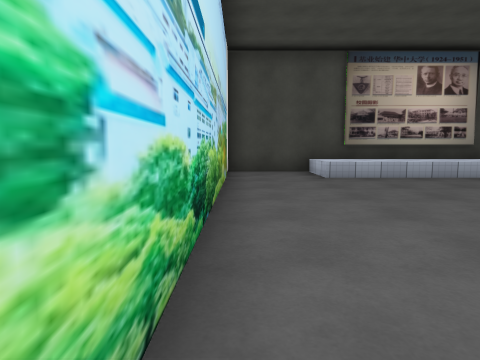
view 1 (above)

24 first-person views from a walk through a 3-D level made in the Unity game engine. The camera is 1.2 m above the floor, tilts 6° down and sees 75° across. The floor is counted in squares, 1.8 m on a side. Each view is taken from the middle of a square. On the plan, view 1 faces up. The plan holds only what a view shows up to about 10 squares ahead; the rest is blank. The place goes on beyond the plan. The player character is not drawn. Some surface patterns are stand-ins.

view 2
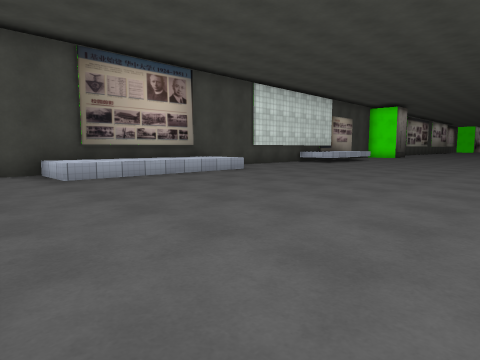

view 3
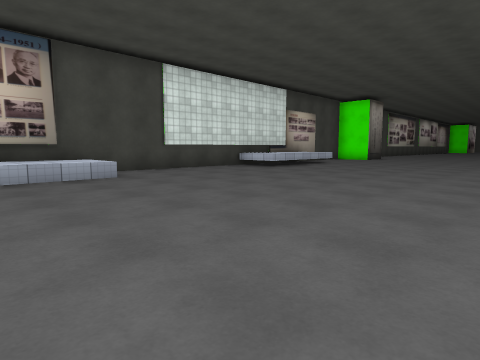

view 4
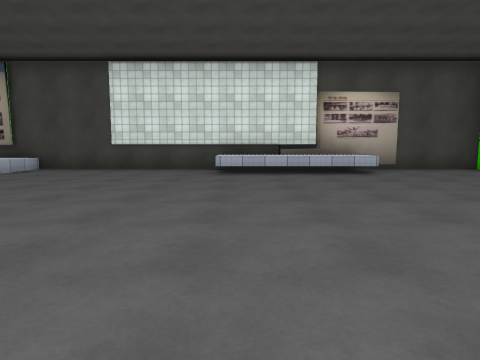

view 5
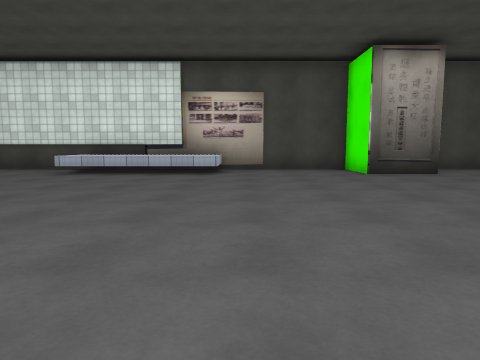

view 6
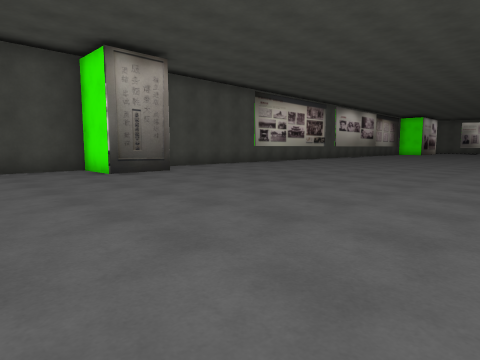

view 7
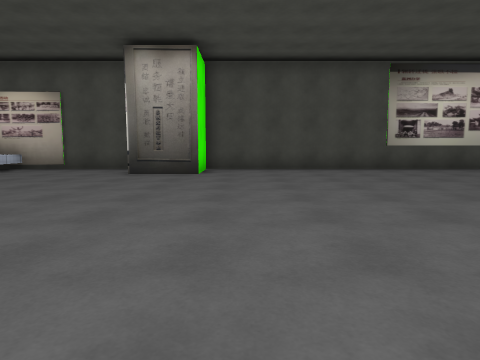

view 8
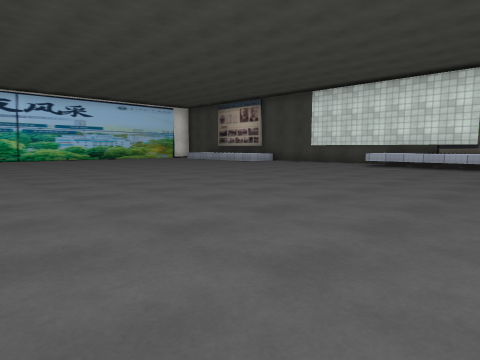

view 9
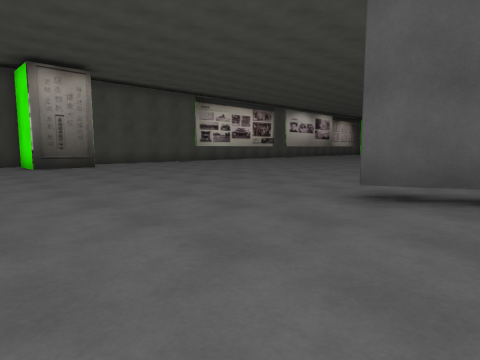

view 10
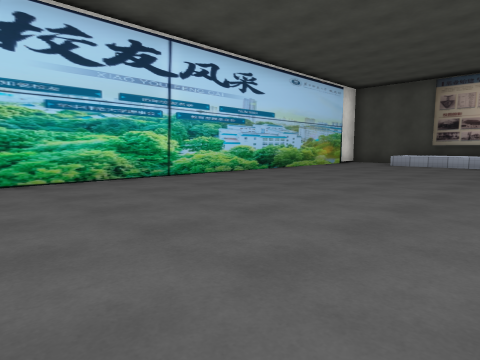

view 11
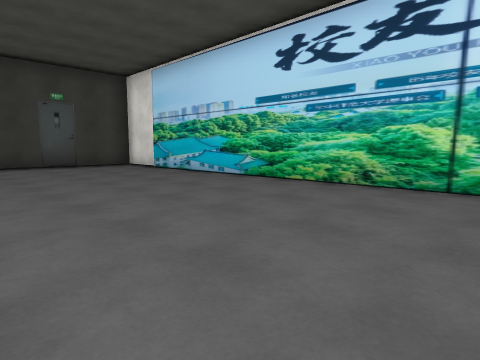

view 12
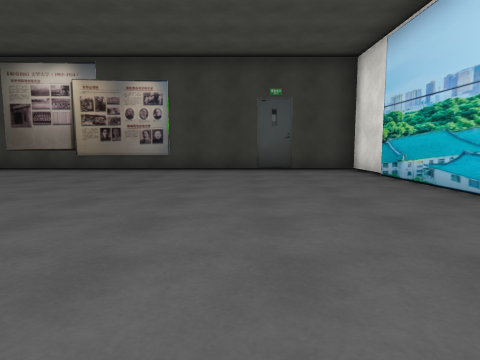

view 13
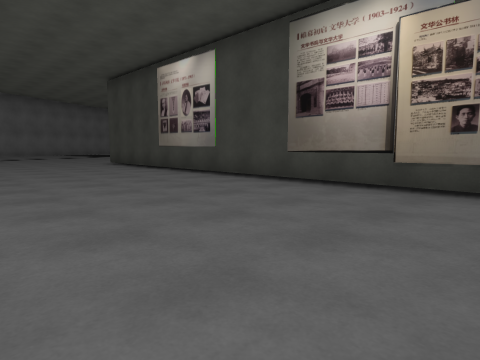

view 14
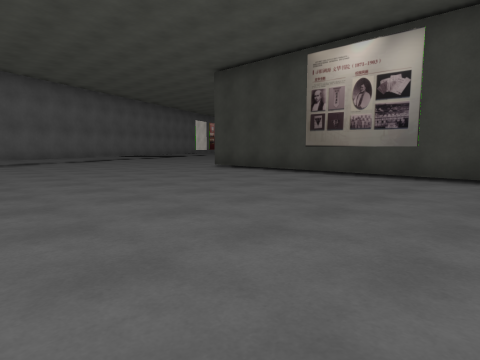

view 15
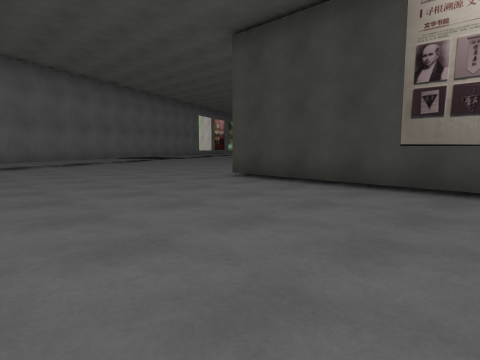

view 16
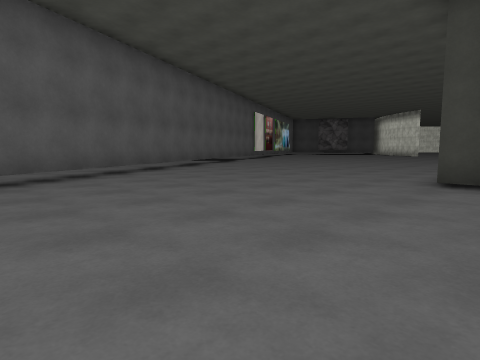

view 17
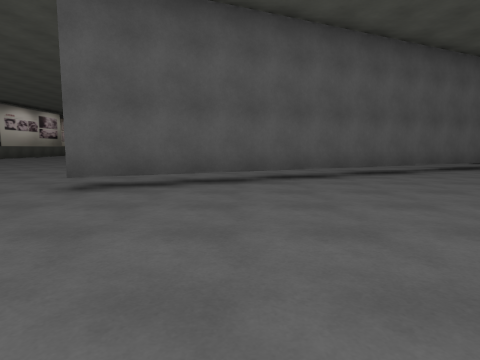

view 18
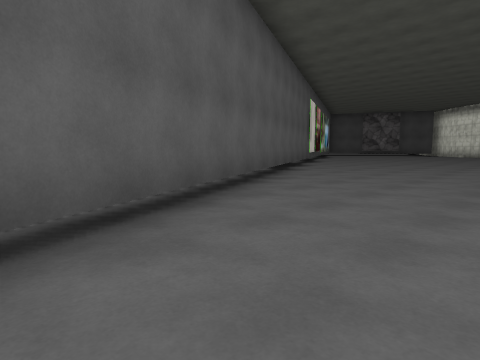

view 19
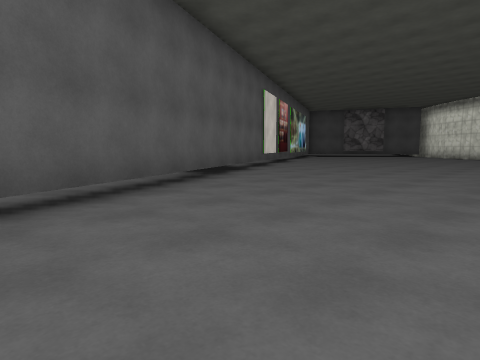

view 20
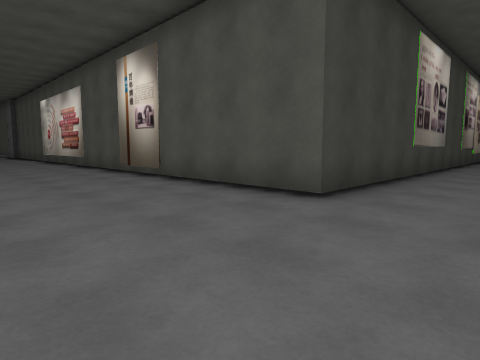

view 21
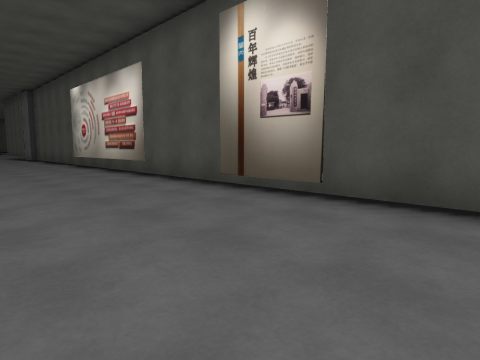

view 22
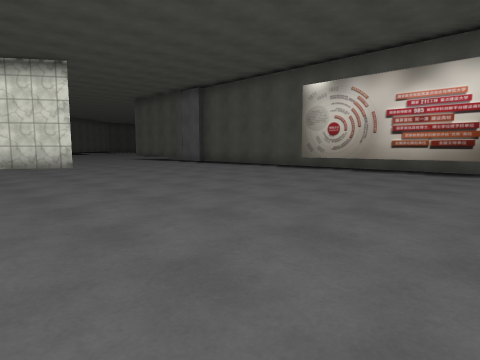

view 23
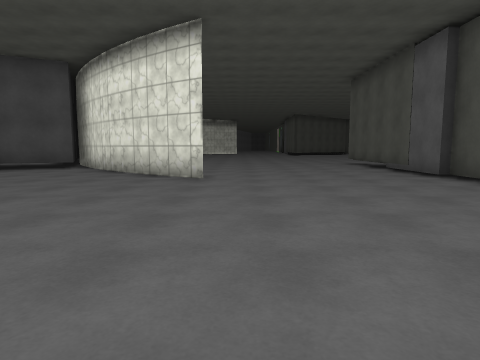

view 24
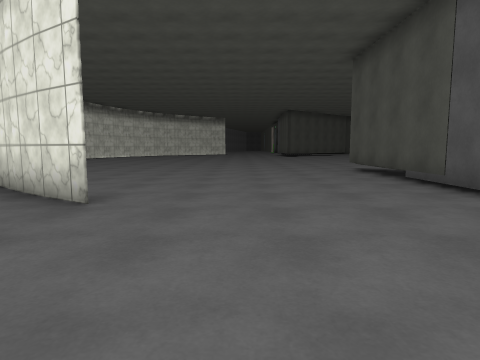

### Floor plan
Key: @ floor where view 1 was taken; # wall or solid block; . floor; ^ raised ledge; T thing the floor can be seen under or through.
Columns run from 1 left of view 1 to 28 right of it. Each row starts with its distance up from view 1.
  9 ###################### #######
  8 #..^^^^^^.....  ^^...###......
  7 #..^^^^^^.....^^^^...###......
  6 #.............................
  5 #.............................
  4 #............................
  3 #............................
  2 #.............................
  1 #.............................
  0 #@...........................
 -1 #..........................
 -2 #.........................
 -3 #......................TT.
 -4 #.......   .............T..
 -5 #.......   .............T .
 -6 #........................T..
 -7 #........................T .
 -8 #.........................T..
 -9 #.........................T .
-10 #..........................T.
-11 ####################.......T
-12                    #........T.
-13                    #........##
-14                    #.........#
-15                    #.........#
-16                    #.........#
-17                    #..........
-18                    #... ......
-19                    #... .....
-20                    #.........
-21                    #.........
-22                    #.........
-23                    #.........
-24                    #........
-25                    #........
-26                      .......
-27                      .......
-28                     .........
-29                    #..........
-30                    #.....##...
-31                    #......##..
-32                    #.......##.
-33                    #........##
-34                    #........
-35                    #........
-36                    .........

Where each view was taken, in squares from view 1:
view 1: 0 up, 0 right, facing up
view 2: 0 up, 0 right, facing up-right
view 3: 0 up, 4 right, facing up-right
view 4: 1 down, 13 right, facing up
view 5: 1 down, 17 right, facing up
view 6: 1 down, 17 right, facing up-right
view 7: 1 down, 23 right, facing up
view 8: 4 down, 17 right, facing up-left
view 9: 4 down, 18 right, facing up-right
view 10: 5 down, 6 right, facing up-left
view 11: 0 up, 5 right, facing down-left
view 12: 2 down, 3 right, facing down
view 13: 6 down, 6 right, facing down-right
view 14: 4 down, 10 right, facing down-right
view 15: 6 down, 13 right, facing down-right
view 16: 5 down, 17 right, facing down-right
view 17: 5 down, 17 right, facing right
view 18: 7 down, 22 right, facing down-right
view 19: 10 down, 22 right, facing down-right
view 20: 9 down, 22 right, facing down-left
view 21: 13 down, 22 right, facing down-left
view 22: 19 down, 27 right, facing down-left
view 23: 23 down, 23 right, facing down
view 24: 26 down, 22 right, facing down
